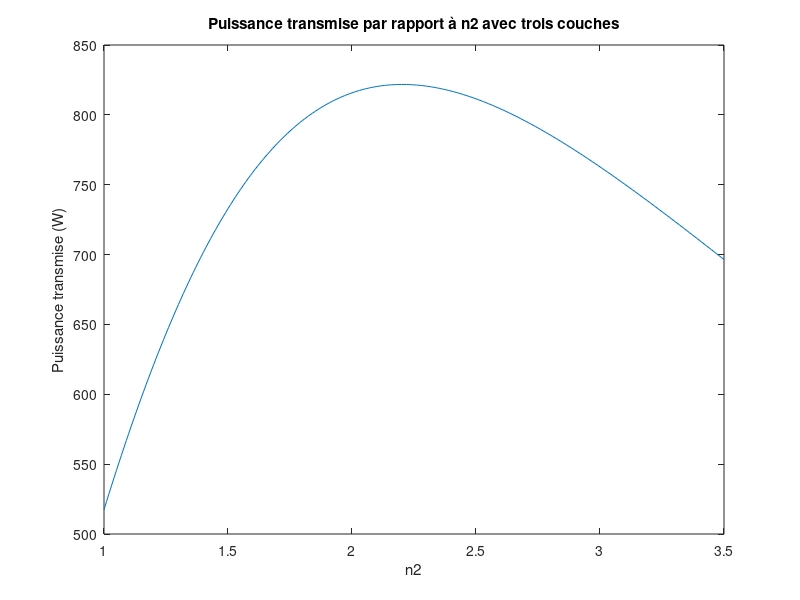

MATLAB code to generate this figure:
% Même calcul que la partie 2c sauf qu'on ajoute une couche anti-reflectif
% d'extra. 
n2_array = 1:0.01:3.5; 
m = 1; 
I = @(x) 6.61E15 ./ (x.^5 .* (exp(2484./x)-1)); 
for n2 = n2_array 
n = [1.33,1.5,n2,3.2,3.5]; % On suppose ici que n3 = 3.2
gamma = [(n(1)-n(2))/(n(1)+n(2)),(n(2)-n(3))/(n(2)+n(3)),(n(3)-n(4))/(n(3)+n(4)),(n(4)-n(5))/(n(4)+n(5))]; % Un autre expression de gamma s'est ajouté reliant n3 et ncellule ensembles. 
tau = []; 
Q = []; 
R = []; 
for i = 1:length(n)-1 % On aurait de plus une autre valeur de tau d'extra. 
    tau(end+1) = (2*n(i))/(n(i)+n(i+1)); 
end

Q01 = (1/tau(1)).* [1,gamma(1); gamma(1), 1]; 
Q12 = (1/tau(2)).* [1, gamma(2); gamma(2), 1]; 
Q23 = (1/tau(3)).* [1, gamma(3); gamma(3), 1]; 
Q34 = (1/tau(4)).* [1, gamma(4); gamma(4),1]; % On ajoute une autre valeur pour Q en raison du couche d'extra. 

lambda_1 = 400; lambda_2 = 1400; step = 1; 
wav = lambda_1:step:lambda_2;
lambda_c = 650; 
d = lambda_c/4; 
i = 1;
for w=wav
    phase = (2*pi*d)./w; 
    P1 = [exp(j.*phase), 0; 0, exp(j.*-phase)]; 
    T = Q01*P1*Q12*P1*Q23*P1*Q34; % On multiplie un autre terme de P et Q multipliés ensembles pour mettre en compte
    % de la troisième couche. 
    gammaTotal = T(2,1)/T(1,1); 
    R(i) = abs(gammaTotal).^2; 
    i = i+1; 
    tauTotal = 1-abs(gammaTotal); 

   
end

% ------------------------------
T = 1-R; 
P_lambda = I(wav).*T; 
P = trapz(wav,P_lambda); 
P_Array(m) = P; 
m = m+1; 
end
% Graphe les valeurs de la puissance transmis sur les valeurs de n2. 
figure(2); 
plot(n2_array,P_Array);
title('Puissance transmise par rapport à n2 avec trois couches'); 
xlabel('n2')
ylabel('Puissance transmise (W)')

% -------------------------------